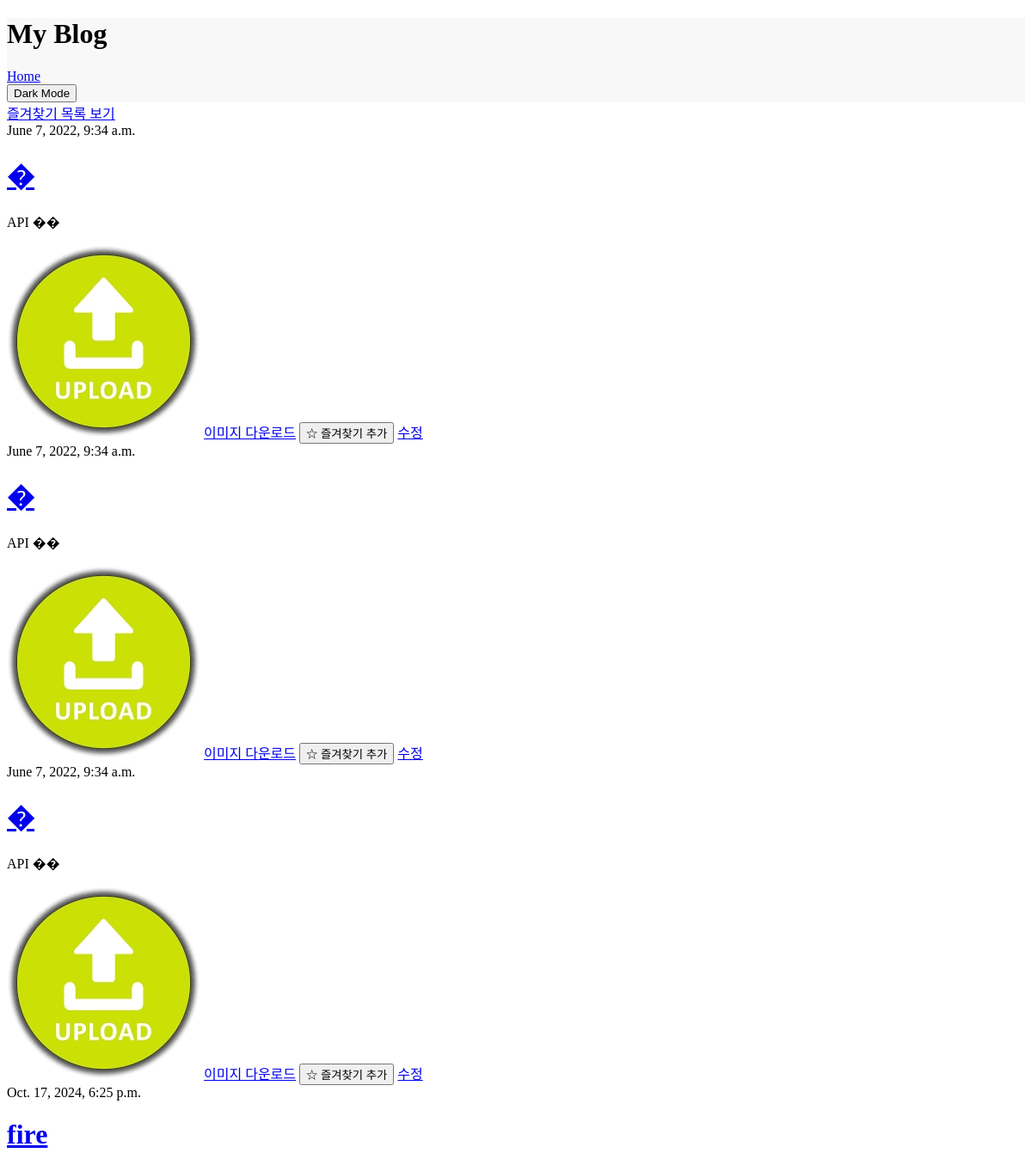
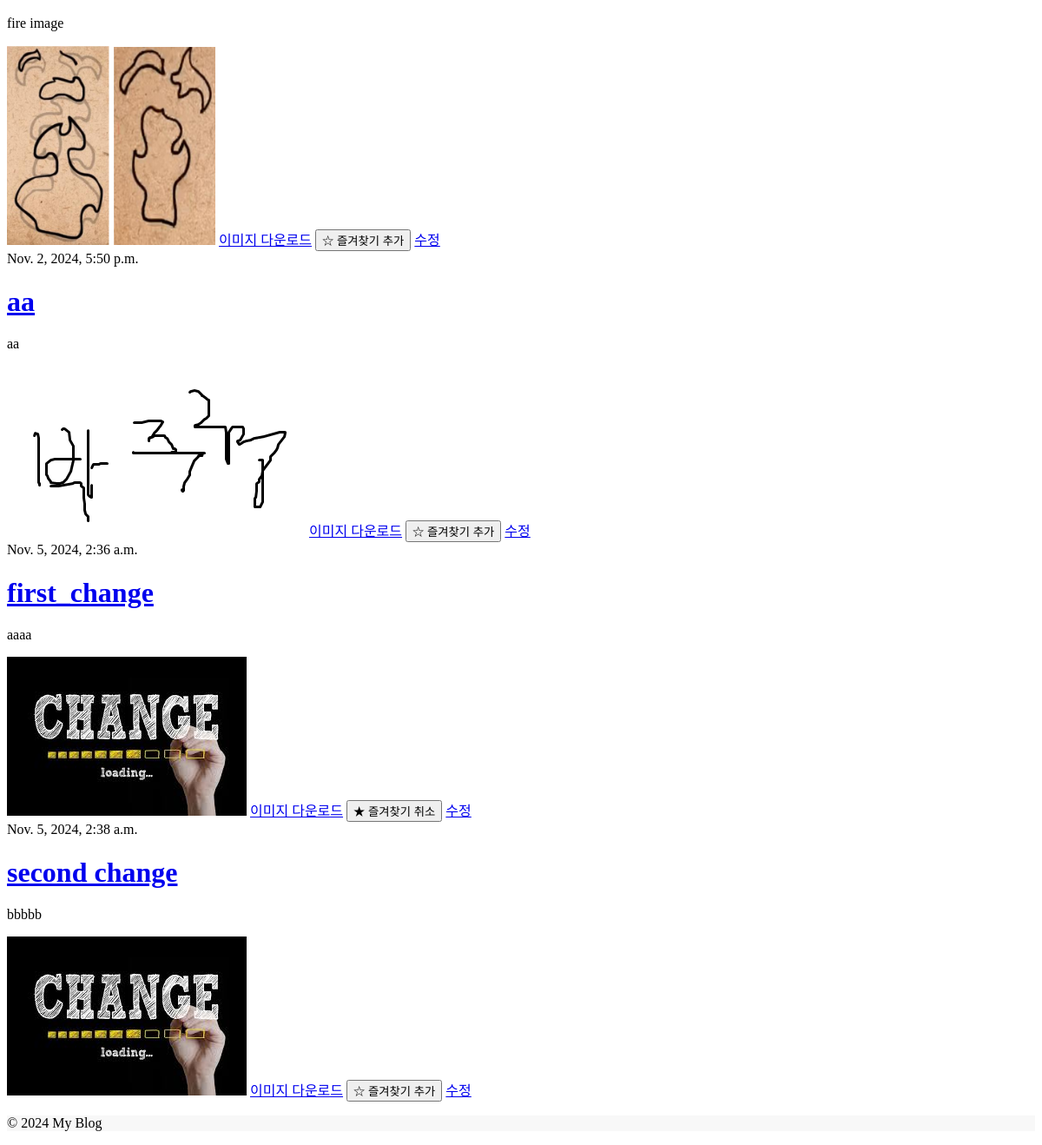
Before: / with the older database file (2 pictures, top to bottom).
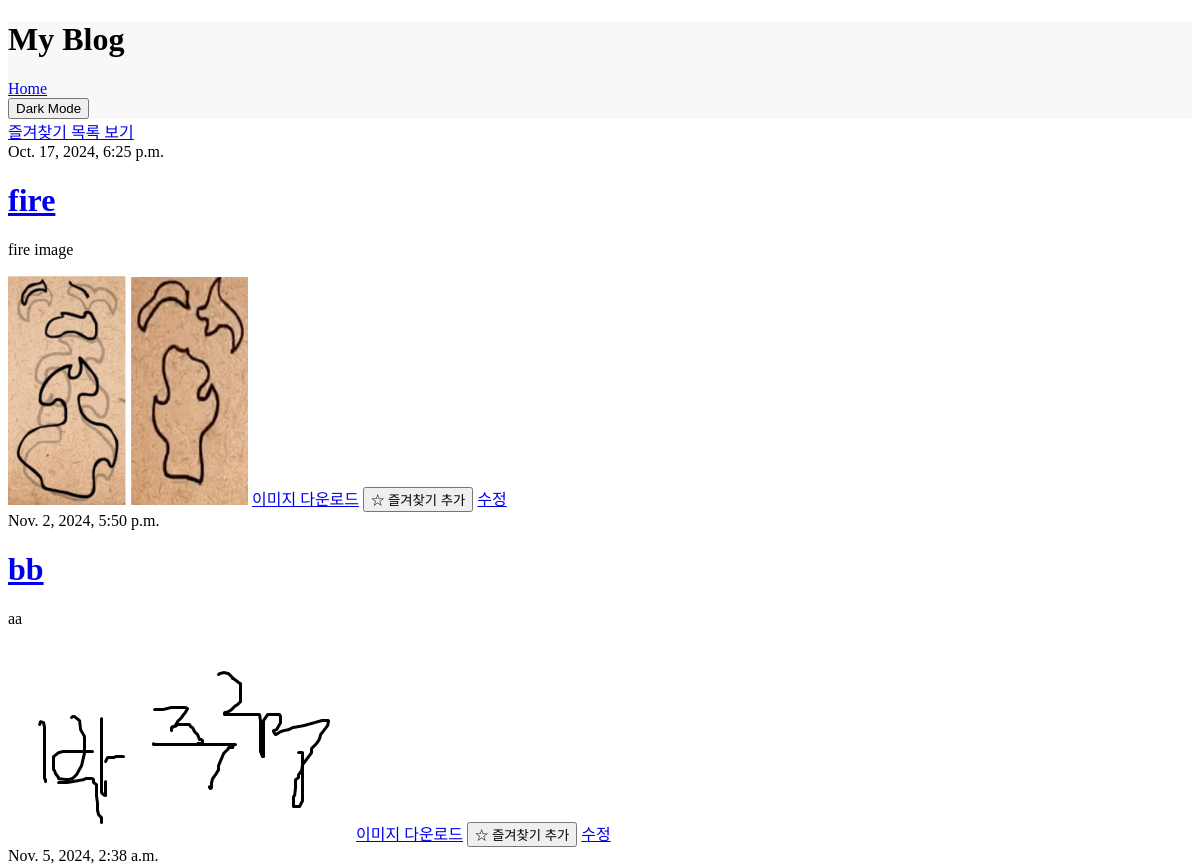
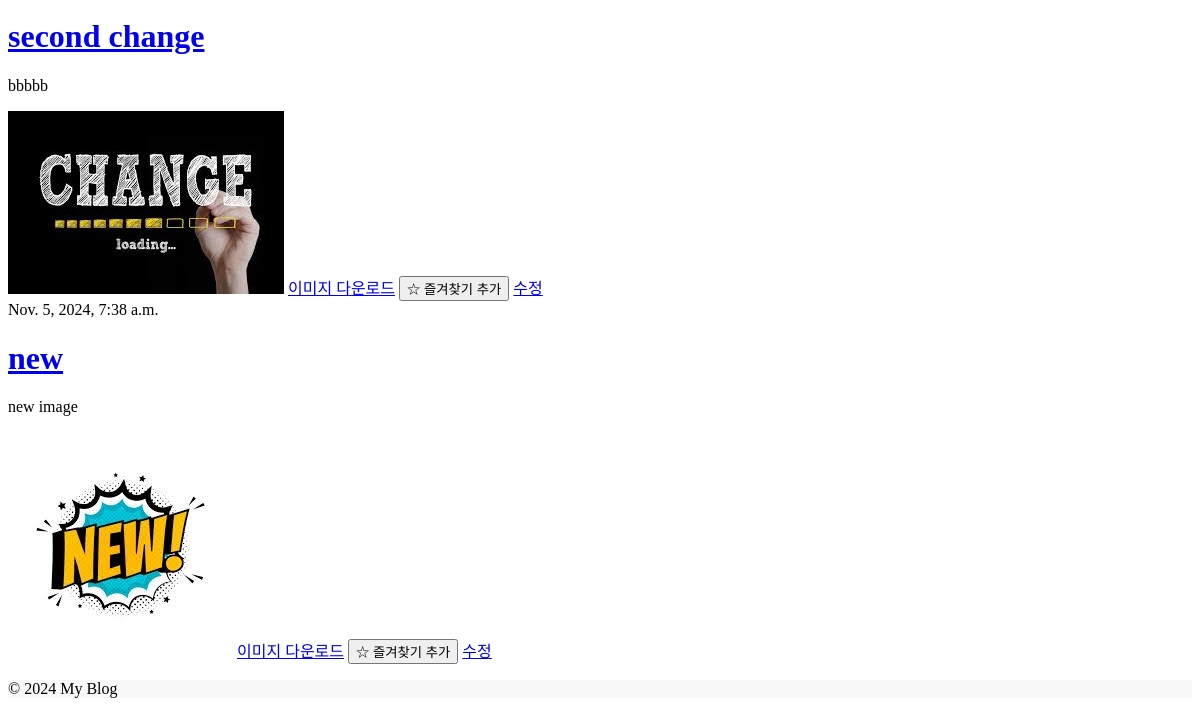
After: the same page with the newer database file (2 pictures, top to bottom).
### blog/models.py (models this page shows, shortened)
class Post(models.Model):
    author = models.ForeignKey(settings.AUTH_USER_MODEL, on_delete=models.CASCADE)
    title = models.CharField(max_length=200)
    text = models.TextField()
    created_date = models.DateTimeField(default=timezone.now)
    published_date = models.DateTimeField(blank=True, null=True)
    image = models.ImageField(upload_to='blog_image/%Y/%m/%d/', default='blog_image/default_error.png')
    is_favorited = models.BooleanField(default=False)  # 즐겨찾기 필드 추가

### blog/views.py (the view)
# urls.py: path('', views.post_list, name='post_list'),
def post_list(request):
    posts = Post.objects.filter(published_date__lte=timezone.now()).order_by('published_date')
    return render(request, 'blog/post_list.html', {'posts': posts})

### blog/templates/blog/post_list.html (shortened to what this page needs)
{% extends 'blog/base.html' %}
{% block content %}
    <a href="{% url 'favorite_list' %}" class="favorite-link">즐겨찾기 목록 보기</a>
    {% for post in posts %}
        <div class="post">
            <div class="date">
                {{ post.published_date }}
            </div>
            <h1><a href="{% url 'post_detail' post.id %}">{{ post.title }}</a></h1>
            <p>{{ post.text|linebreaksbr }}</p>
            <img src="{{ post.image.url }}" class="rounded blog-image-list" alt="{{ post.title }}">
            <a href="{{ post.image.url }}" download="{{ post.title }}.jpg" class="download-button">이미지 다운로드</a>
            <button onclick="toggleFavorite({{ post.id }})" class="favorite-button">
                {% if post.is_favorited %}
                    ★ 즐겨찾기 취소
                {% else %}
                    ☆ 즐겨찾기 추가
                {% endif %}
            </button>
            <a href="{% url 'post_edit' post.id %}" class="edit-button">수정</a>
        </div>
    {% endfor %}
{% endblock %}

### blog/templates/blog/base.html (shortened to what this page needs)
<!DOCTYPE html>
<html lang="en">
<head>
    {% load static %}
    <link rel="stylesheet" href="{% static 'css/styles.css' %}">
</head>
<body class="{% if request.COOKIES.dark_mode == 'true' %}dark-mode{% endif %}">
    <header class="{% if request.COOKIES.dark_mode == 'true' %}dark-mode{% endif %}">
        <h1>My Blog</h1>
        <nav>
            <a href="{% url 'post_list' %}">Home</a>
        </nav>
        <button id="dark-mode-toggle">Toggle Dark Mode</button>
    </header>
    <div class="content">
        {% block content %}{% endblock %}
    </div>
    <footer class="{% if request.COOKIES.dark_mode == 'true' %}dark-mode{% endif %}">
        <p>&copy; 2024 My Blog</p>
    </footer>
</body>
</html>

### blog/static/css/styles.css (style rules this page uses)
body { background-color: #ffffff; color: #000000; }
header, footer { background-color: #f8f8f8; color: #000000; }

Changed rows visible on the page:
removed Post: published_date "June 7, 2022, 9:34 a.m.", title "�", text "API ��", image (picture), is_favorited "☆ 즐겨찾기 추가"
removed Post: published_date "June 7, 2022, 9:34 a.m.", title "�", text "API ��", image (picture), is_favorited "☆ 즐겨찾기 추가"
removed Post: published_date "June 7, 2022, 9:34 a.m.", title "�", text "API ��", image (picture), is_favorited "☆ 즐겨찾기 추가"
changed Post "Nov. 2, 2024, 5:50 p.m.": title "aa" → "bb"; image: a different picture
shown differently, row unchanged: Post "second change": moves up the list
changed Post: published_date "Nov. 5, 2024, 2:36 a.m." → "Nov. 5, 2024, 7:38 a.m."; title "first_change" → "new"; text "aaaa" → "new image"; image: a different picture; is_favorited "★ 즐겨찾기 취소" → "☆ 즐겨찾기 추가"
